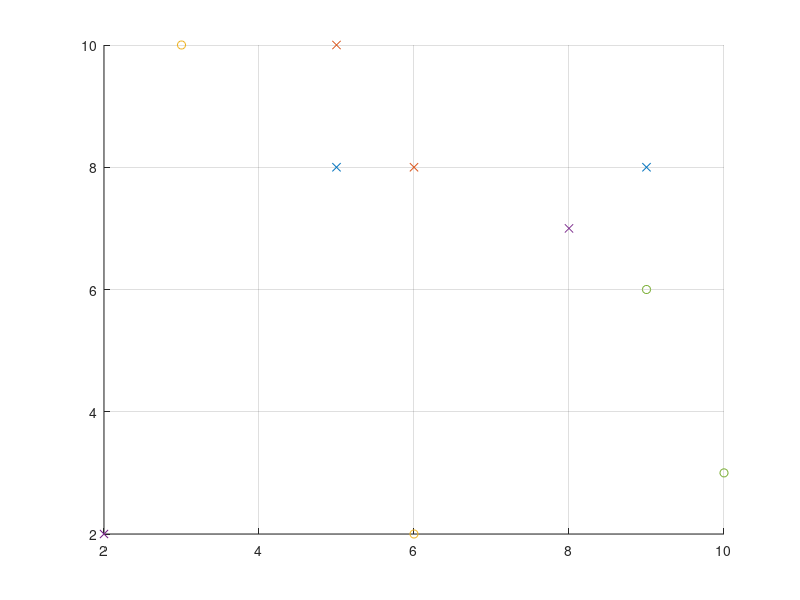

Source code (MATLAB): (Note: this script raises an error after producing the figure.)
clear

taxi = randi(10,2,2);
ps_o = randi(10,2,2);
ps_d = randi(10,2,2);
pc_o = randi(10,2,2);
pc_d = randi(10,2,2);

figure
hold on
grid on

scatter(taxi(1,:),taxi(2,:),"black","x")
scatter(ps_o(1,:),ps_o(2,:),"blue","x")
scatter(ps_d(1,:),ps_d(2,:),"blue","o")
scatter(pc_o(1,:),pc_o(2,:),"red","x")
scatter(pc_d(1,:),pc_d(2,:),"red","o")

text(taxi(1,:), taxi(2,:), string(1:size(taxi,2)), 'HorizontalAlignment', 'left', 'VerticalAlignment', 'bottom', 'Color', 'black')
text(ps_o(1,:), ps_o(2,:), string(1:size(ps_o,2)), 'HorizontalAlignment', 'left', 'VerticalAlignment', 'bottom', 'Color', 'blue')
text(ps_d(1,:), ps_d(2,:), string(1:size(ps_d,2)), 'HorizontalAlignment', 'left', 'VerticalAlignment', 'bottom', 'Color', 'blue')
text(pc_o(1,:), pc_o(2,:), string(1:size(pc_o,2)), 'HorizontalAlignment', 'left', 'VerticalAlignment', 'bottom', 'Color', 'red')
text(pc_d(1,:), pc_d(2,:), string(1:size(pc_o,2)), 'HorizontalAlignment', 'left', 'VerticalAlignment', 'bottom', 'Color', 'red')

xlim([0,11])
ylim([0,11])
